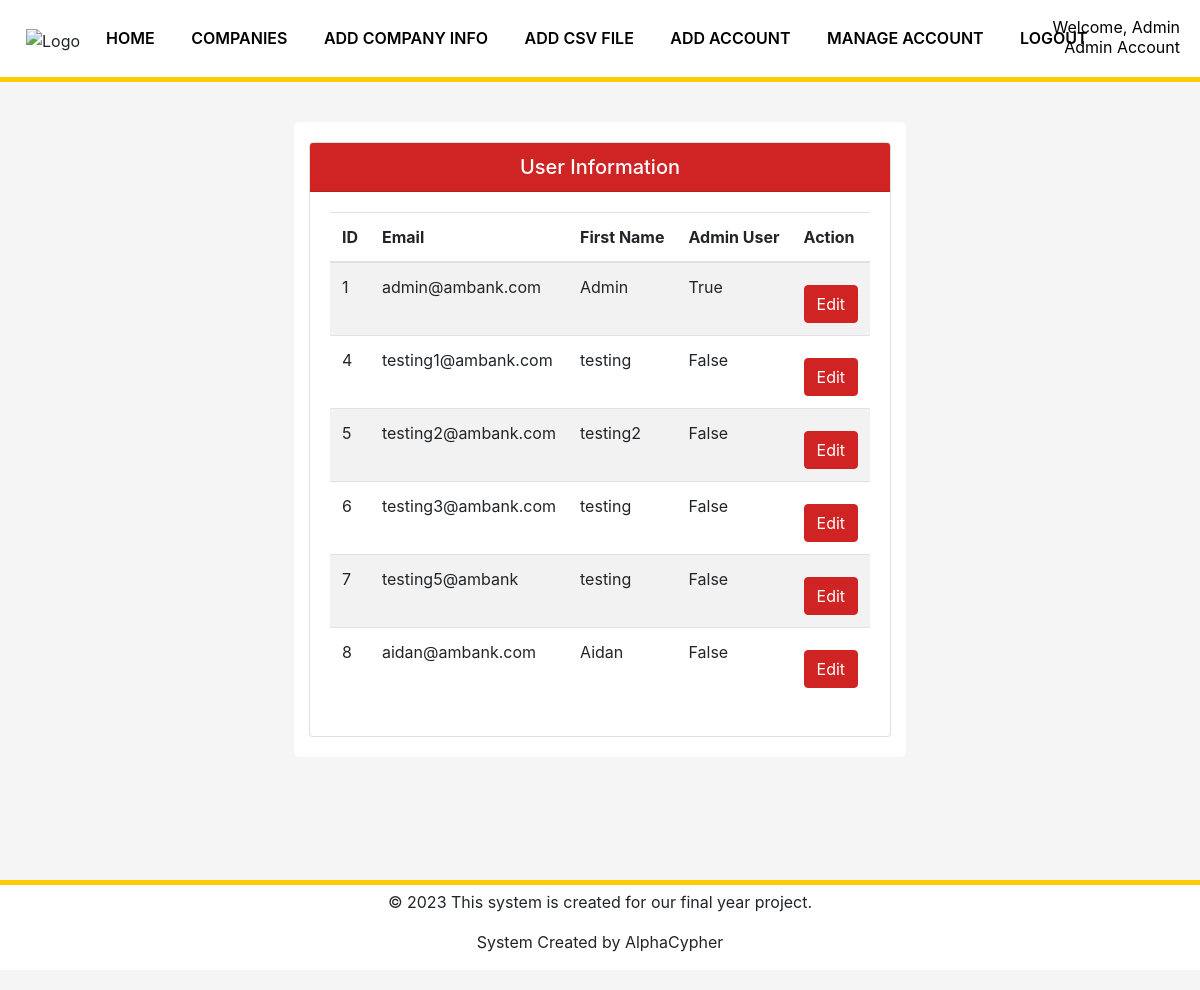
/manage-account (signed in), run on the app's committed database.
### website/models.py (models this page shows)
class User(db.Model, UserMixin):
    id = db.Column(db.Integer, primary_key=True)
    email = db.Column(db.String(150), unique=True)
    password = db.Column(db.String(150))
    first_name = db.Column(db.String(150))
    admin_user = db.Column(db.Boolean, default=False)
    company_info = db.relationship('CompanyInfo', backref='user', lazy='dynamic')

### website/auth.py (the view)
@auth.route('/manage-account', methods=['GET'])
@login_required  # Requires the user to be logged in to access this page
def users():
    users = User.query.all()
    return render_template('manage-account.html', users=users, user=current_user)

### website/__init__.py (called while the page is built)
def create_app():
    app = Flask (__name__)
    app.config['SECRET_KEY'] = 'remilia scarlet'
    app.config['SQLALCHEMY_DATABASE_URI'] = f'sqlite:///{DB_NAME}'
    db.init_app(app)
    from .views import views
    from .auth import auth
    app.register_blueprint(views, url_prefix='/')
    app.register_blueprint(auth, url_prefix='/')
    from .models import User, CompanyInfo
    create_database(app)
    admin = Admin(app, name='My App', template_mode='bootstrap3')
    admin.add_view(ModelView(User, db.session))
    admin.add_view(ModelView(CompanyInfo, db.session))
    login_manager = LoginManager()
    login_manager.login_view = 'auth.login'
    login_manager.init_app(app)
    @login_manager.user_loader
    def load_user(id):
        return User.query.get(int(id))
    return app

### website/templates/manage-account.html (shortened to what this page needs)
{% extends "base.html" %}
{% block content %}
<body>
    <div class="content">
        <div class="container">
            <div class="card">
                <div class="card-header">
                    <h5 class="mb-0 text-white">User Information</h5>
                </div>
                <div class="card-body">
                    <table id="example" class="table table-striped">
                        <thead>
                            <tr>
                                <th>ID</th>
                                <th>Email</th>
                                <th>First Name</th>
                                <th>Admin User</th>
                                <th>Action</th>
                            </tr>
                        </thead>
                        <tbody>
                            {% for user in users %}
                                {% if user.admin_user != 1 or current_user.id == 1 or user.id == current_user.id %}
                                    <tr>
                                        <td>{{ user.id }}</td>
                                        <td>{{ user.email }}</td>
                                        <td>{{ user.first_name }}</td>
                                        <td>{{ user.admin_user }}</td>
                                        <td>
                                            <a href="{{ url_for('auth.edit_user', id=user.id) }}" class="btn btn-primary">Edit</a>
                                        </td>
                                    </tr>
                                {% endif %}
                            {% endfor %}
                        </tbody>
                    </table>
                </div>
            </div>
        </div>
    </div>
</body>
{% endblock %}

### website/templates/base.html (shortened to what this page needs)
<!DOCTYPE html>
<html>
    <head>
        <link
         rel="stylesheet"
         href="https://stackpath.bootstrapcdn.com/bootstrap/4.4.1/css/bootstrap.min.css"
         />
         <link
          rel="stylesheet"
          href="https://stackpath.bootstrapcdn.com/font-awesome/4.7.0/css/font-awesome.min.css"
         />
         <link rel="stylesheet" type="text/css" href="https://cdn.datatables.net/v/dt/jq-3.6.0/dt-1.11.3/datatables.min.css"/>
    </head>
    <body>
        <nav class="navbar navbar-expand-lg navbar-dark bg-white">
          <div>
            <img src="https://media.discordapp.net/attachments/889776148672839680/1085846359468421190/ambankl_logo.png" width="75" height="50" style="margin: 10px" alt="Logo">
          </div>
            <div class="collapse navbar-collapse" id="navbar">
              <nav class="shift">
                {% if user.is_authenticated %}
                <ul>
                  <li><a class="nav-item nav-link" id="login" href="/">Home</a></li>
                  <li><a class="nav-item nav-link" id="login" href="/companyinfo">Companies</a></li>
                  <li><a class="nav-item nav-link" id="login" href="/add_companyInfo">Add Company Info</a></li>
                  <li><a class="nav-item nav-link" id="login" href="/add_csv">Add CSV File</a></li>
                    {% if user.admin_user == True %}
                    <li><a class="nav-item nav-link" id="login" href="/sign-up">Add Account</a></li>
                    <li><a class="nav-item nav-link" id="login" href="/manage-account">Manage Account</a></li>
                    {% endif %}
                  <li><a class="nav-item nav-link" id="login" href="/logout">Logout</a></li>
                </ul>
                {% else %}
                <ul>
                  <li><a class="nav-item nav-link" id="login" href="/login">Login</a></li>
                </ul>
                {% endif %}
                <div>
                  <p style="text-align: right; color: black; position: absolute; top: 0; right: 0; margin:20px; margin-top: 15px;">Welcome, {{ user.first_name }}</p>
                  {% if user.admin_user == True %}
                  <p style="text-align: right; color: black; position: absolute; top: 0; right: 0; margin:20px; margin-top: 35px;">Admin Account</p>
                  {% endif %}
                </div>
              </nav>
            </div>
        </nav>
          {% block content %}
          {% endblock %}
    <br>
    <br>
          <footer class="footer">
            <div>
              <p>&copy; <span id="currentYear"></span> This system is created for our final year project.</p>
              <p>System Created by AlphaCypher</p>
            </div>
          </footer>
    </body>
</html>
</html>

### website/templates/base.html (style rules this page uses)
nav ul { list-style: none; text-align: center; margin-top: 10px; margin-left: -40px; }
nav ul li { display: inline-block; }
nav ul li a { display: block; padding: 15px; text-decoration: none; color: black; font-weight: 600; text-transform: uppercase; }
nav ul li a, nav ul li a:after, nav ul li a:before { transition: all .5s; }
nav.shift ul li a { position:relative; z-index: 1; }
nav.shift ul li a:after { display: block; position: absolute; top: 0; left: 0; bottom: 0; right: 0; margin: auto; width: 100%; height: 1px; content: '.'; background-color: rgb(208, 35, 35); visibility: none; opacity: 0; z-index: -1; }
.navbar { justify-content: center; align-items: center; position: relative; }
.navbar::before { content: ""; position: absolute; bottom: 0; left: 0; width: 100%; height: 5px; background-color: #ffcc00; }
@media (min-width: 992px) { .navbar { justify-content: flex-start; align-items: center; } }
body { margin: 0; padding: 0; background-color: whitesmoke; }
.content { min-height: calc(100vh - 50px); padding: 20px; }
.footer { padding-top: 10px; position: relative; background-color: white; text-align: center; overflow: hidden; margin-bottom: 20px; font-size: medium; }
.footer::before { content: ""; position: absolute; top: -10px; left: 0; width: 100%; height: 15px; background-color: #ffcc00; }

### website/templates/manage-account.html (style rules this page uses)
.container { margin-top: 20px; max-width: max-content; border-radius: 5px; justify-content: center; align-items: flex-start; padding-top: 20px; padding-bottom: 20px; background-color: white; }
.card-header { background-color: rgb(208, 35, 35); text-align: center; color: white; }
.btn-primary { background-color: rgb(208, 35, 35) !important; border-color: rgb(208, 35, 35) !important; margin-top: 10px; }

### data on the page
User: first_name "Admin", id "1", email "admin@ambank.com", admin_user "True"
User: id "4", email "testing1@ambank.com", first_name "testing", admin_user "False"
User: id "5", email "testing2@ambank.com", first_name "testing2", admin_user "False"
User: id "6", email "testing3@ambank.com", first_name "testing", admin_user "False"
User: id "7", email "testing5@ambank", first_name "testing", admin_user "False"
User: id "8", email "aidan@ambank.com", first_name "Aidan", admin_user "False"
